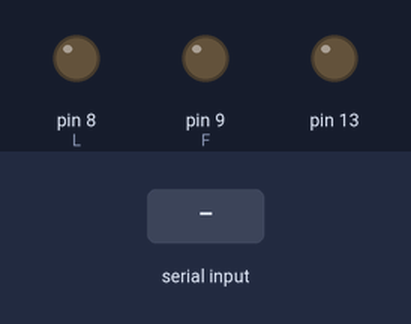
A sketch run on a simulated Arduino Uno, built with avr-gcc and run on an emulated ATmega328P. On the bench: output pins drawn as LEDs (lit = HIGH). Inputs (shaded band) come from the test bench.

Above: at 1.2 s.
1.3 s: "f" received over the second serial link
At 1.7 s:
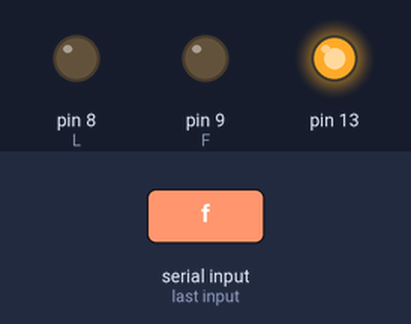
2.8 s: "L" received over the second serial link
At 4.0 s:
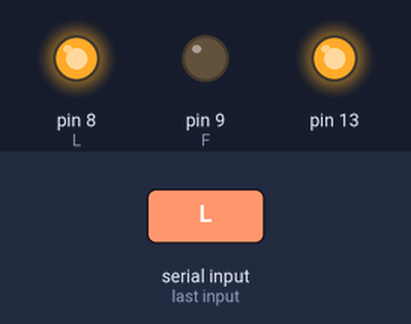
4.3 s: "l" received over the second serial link
At 5.2 s:
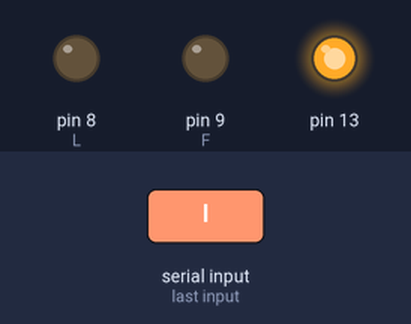
Timing chart, 0 to 7.3 s (numbered marks = the images above; inputs shaded):
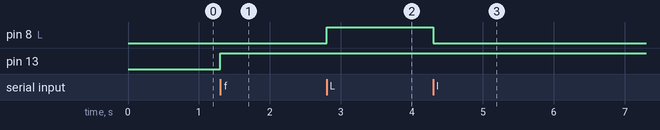

The sketch:

telecom.ino
```cpp
#include<SoftwareSerial.h>

SoftwareSerial bt(5,6);

int L = 8;
int F = 9;
void setup() {
  //bt.begin(9600);
  pinMode( L , OUTPUT);
  pinMode(F , OUTPUT);
  Serial.begin(9600);
  pinMode(13 , OUTPUT);
  bt.begin(9600);

  // put your setup code here, to run once:

}

int lamp_state = 0;// by default lamp is switched off
int fan_state = 0; // also as the fan it off

void loop() {
  while (bt.available()){
    digitalWrite(13 , HIGH);
    //Serial.println("Bluetooth is  connected !!!!");
      char m = bt.read();
      char n = bt.read();
      if( m == 'L'){
        digitalWrite(L , HIGH);
        }
      else if (m == 'l'){
          digitalWrite(L ,LOW);
      } // the lamp is switched on ;


      if( n == 'F'){
        digitalWrite(F , HIGH);
     // the fan is switched on ;

      }
      else if (n == "f"){
        digitalWrite(F , LOW);
         // the fan is off
      }


  }

}
```

Measured:
- after the input at 1.3 s, pin 13: LOW → HIGH at once
- after the input at 2.8 s, pin 8 (L): LOW → HIGH at once
- after the input at 4.3 s, pin 8 (L): HIGH → LOW at once
